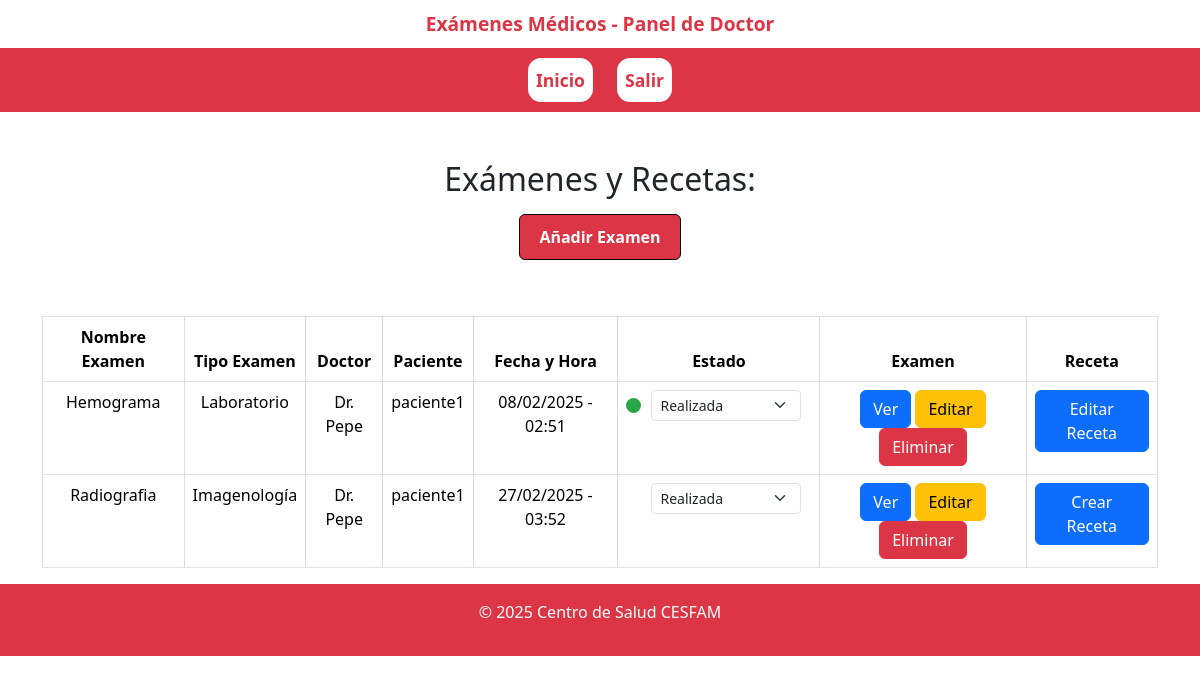
The page /web/examenes/doctor/ (signed in) on the database its author committed.
### web/models.py (models this page shows, shortened)
class Examen(models.Model):
    ESTADOS = [
        ('pendiente', 'Pendiente'),
        ('realizado', 'Realizado'),
        ('cancelado', 'Cancelado'),
    ]
    nombre_examen = models.CharField(max_length=150, null=True, blank=True, help_text="Nombre opcional del examen (dejar vacío si no aplica).")
    tipo_examen = models.CharField(max_length=100)  # Ejemplo: Laboratorio, Imagenología
    doctor = models.ForeignKey('Doctor', on_delete=models.CASCADE, related_name='examenes')
    paciente = models.ForeignKey('Paciente', on_delete=models.CASCADE, related_name='examenes')
    fecha = models.DateTimeField()
    archivo = models.FileField(upload_to='examenes/', null=True, blank=True, help_text="Sube un archivo relacionado con el examen (opcional).")
    estado = models.CharField(max_length=10, choices=ESTADOS, default='pendiente')
    class Meta:
        db_table = 'web_examen'

class Doctor(models.Model):
    id_doctor = models.AutoField(db_column='idDoctor', primary_key=True)
    rut = models.CharField(max_length=12, unique=True, blank=False, null=False)
    contrasena = models.CharField(max_length=128, blank=False, null=False)  # Se puede encriptar con Django
    nombre_completo = models.CharField(max_length=100, blank=False, null=False)
    especialidad = models.CharField(max_length=100, blank=False, null=False)
    telefono = models.CharField(max_length=15, blank=False, null=False)
    imagen = models.ImageField(upload_to="doctores", null=True, blank=True)
    last_login = models.DateTimeField(default=now, blank=True, null=True)

class Paciente(models.Model):
    user = models.OneToOneField(User, on_delete=models.CASCADE)
    rut = models.CharField(max_length=20)
    nombre_completo = models.CharField(max_length=100)
    correo = models.EmailField(unique=True)  # Nuevo campo para correo electrónico
    is_active = models.BooleanField(default=True)

### web/views.py (the view)
# urls.py: path('examenes/doctor/', views.examenes_lista_doctor, name='examenes_lista_doctor'),
def examenes_lista_doctor(request):
    if 'doctor_id' in request.session:
        doctor_id = request.session['doctor_id']
        try:
            doctor = Doctor.objects.get(id_doctor=doctor_id)
            examenes = Examen.objects.filter(doctor=doctor)
            for examen in examenes:
                receta_existente = Receta.objects.filter(examen=examen).first()
                examen.receta_existente = receta_existente  # Asignamos receta_existente al examen
            return render(request, 'web/examenes_lista_doctor.html', {
                'doctor': doctor,
                'examenes': examenes
            })
        except Doctor.DoesNotExist:
            del request.session['doctor_id']
            return redirect('login_doctor')
    else:
        return redirect('login_doctor')

### web/templates/web/examenes_lista_doctor.html (shortened to what this page needs)
<!DOCTYPE html>
<html lang="es">
<head>
    <link rel="stylesheet" href="https://cdnjs.cloudflare.com/ajax/libs/font-awesome/5.15.3/css/all.min.css">
    <link href="https://cdn.jsdelivr.net/npm/bootstrap@5.3.2/dist/css/bootstrap.min.css" rel="stylesheet">
</head>
<body>
<div class="welcome-header">
    Exámenes Médicos - Panel de Doctor
</div>
<header>
    <nav class="navbar navbar-expand-lg navbar-custom">
        <div class="container-fluid">
            <div class="collapse navbar-collapse" id="navbarSupportedContent">
                <ul class="navbar-nav me-auto mb-2 mb-lg-0 mx-auto">
                    <li class="nav-item">
                        <a class="nav-link" href="{% url 'dashboard_doctor' %}">Inicio</a>
                    </li>
                    <li class="nav-item">
                        <a class="nav-link" href="{% url 'index' %}">Salir</a>
                    </li>
                </ul>
            </div>
        </div>
    </nav>
</header>
<div class="container mt-5">
    <h2 class="text-center">Exámenes y Recetas:</h2>
<div class="text-center my-3">
    <a href="{% url 'examenes_crear' %}" class="btn btn-success">Añadir Examen</a>
</div>
<div class="table-responsive mt-4">
    <table class="table table-bordered table-hover">
        <thead class="thead-dark">
            <tr>
                <th>Nombre Examen</th>
                <th>Tipo Examen</th>
                <th>Doctor</th>
                <th>Paciente</th>
                <th>Fecha y Hora</th>
                <th>Estado</th>
                <th>Examen</th>
                <th>Receta</th>
            </tr>
        </thead>
        <tbody>
            {% for examen in examenes %}
            <tr>
                <td>{{ examen.nombre_examen }}</td>
                <td>{{ examen.tipo_examen }}</td>
                <td>{{ examen.doctor.nombre_completo }}</td>
                <td>{{ examen.paciente.nombre_completo }}</td>
                <td>{{ examen.fecha|date:"d/m/Y - H:i" }}</td>
                <td>
                    <div class="estado-btn-container">
                        <div class="estado-circulo estado-{{ examen.estado|lower }}"></div>
                        <form method="POST" action="{% url 'doctor_examenes_edit_estado' examen.id %}">
                            <select class="form-select form-select-sm" name="estado" onchange="this.form.submit()">
                                <option value="realizada" {% if examen.estado == 'realizada' %}selected{% endif %}>Realizada</option>
                            </select>
                        </form>
                    </div>
                </td>
                <td>
                    {% if examen.archivo %}
                        <a href="{{ examen.archivo.url }}" target="_blank" class="btn btn-primary">Ver</a>
                    {% else %}
                        <span class="text-muted">Sin archivo</span>
                    {% endif %}
                    <a href="{% url 'examenes_editar' examen.id %}" class="btn btn-warning">Editar</a>
                    <form method="POST" action="{% url 'examenes_eliminar' examen.id %}" style="display: inline;">
                        <button type="submit" class="btn btn-danger">Eliminar</button>
                    </form>
                </td>
                <td>
                    {% if examen.receta_existente %}
                        <a href="{% url 'recetas_editar' examen.receta_existente.id %}" class="btn btn-primary">Editar Receta</a>
                    {% else %}
                        <a href="{% url 'recetas_crear' examen.id %}" class="btn btn-primary">Crear Receta</a>
                    {% endif %}
                </td>
            </tr>
            {% endfor %}
        </tbody>
    </table>
</div>
</div>
    <footer>
        <p>&copy; 2025 Centro de Salud CESFAM</p>
    </footer>
</body>
</html>

### web/templates/web/examenes_lista_doctor.html (style rules this page uses)
body { display: flex; flex-direction: column; min-height: 100vh; margin: 0; }
.welcome-header { background-color: white; color: #dc3545; text-align: center; padding: 0.5em; font-size: 1.2em; font-weight: bold; }
.navbar-custom { background-color: #dc3545; padding: 0.5em 1em; }
.navbar-custom .nav-link { background-color: white; color: #dc3545 !important; font-size: 1.1em; font-weight: bold; padding: 0.5em 1em; border-radius: 15px; margin: 0 10px; border: 2px solid #dc3545; text-decoration: none; transition: background-color 0.3s ease, color 0.3s ease; }
table { width: 100%; border-collapse: collapse; margin: 2em 0; font-size: 1em; text-align: center; }
th, td { padding: 10px; border: 1px solid #ddd; }
th { background-color: #dc3545; color: white; }
footer { background-color: #dc3545; color: white; text-align: center; padding: 1em; }
.estado-circulo { display: inline-block; width: 15px; height: 15px; border-radius: 50%; margin-right: 10px; }
.estado-realizada { background-color: #28a745; }
.estado-btn-container { display: flex; align-items: center; justify-content: center; }
.form-select { margin-right: 10px; width: 150px; }
.btn-success, .btn-primary-custom { background-color: #dc3545 !important; border-color: #000000 !important; color: white !important; font-weight: bold; padding: 0.6em 1.2em; }

### rows shown on the page
Examen: nombre_examen "Hemograma", tipo_examen "Laboratorio", doctor.nombre_completo "Dr. Pepe", paciente.nombre_completo "paciente1", fecha "08/02/2025 - 02:51", estado "Realizada", shows "Editar Receta"
Examen: nombre_examen "Radiografia", tipo_examen "Imagenología", doctor.nombre_completo "Dr. Pepe", paciente.nombre_completo "paciente1", fecha "27/02/2025 - 03:52", shows "Crear Receta"
